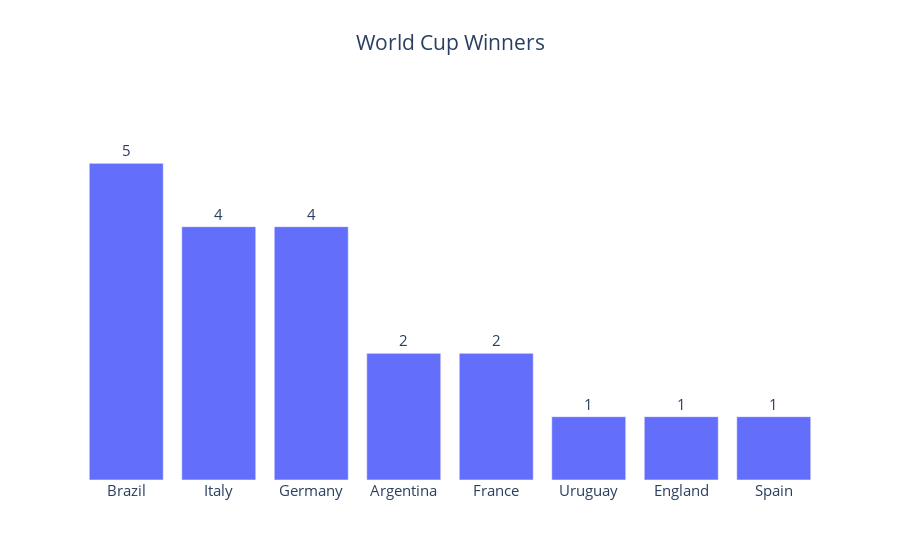

The notebook cell this image was saved under:
### Code cell
# Winners  Histogram
i = max(winner_ranking['count']) + 1
winners_bar = px.bar(winner_ranking, x ='Winners', y = 'count',
                     title = "World Cup Winners",
                     text_auto = True)
winners_bar.update_yaxes(visible = False)
winners_bar.update_layout(xaxis_title ='')
winners_bar.update_layout(yaxis = dict(range = [0,i]))
winners_bar.update_layout(title_x = 0.5, font_size = 15)
winners_bar.update_traces(texttemplate = '%{value:.0f}', textposition = 'outside')

### Figure 1 — Plotly figure (JSON) as saved in the notebook; plotly's stock layout.template omitted (floating-point values rounded to 4 significant figures)
{"data": [{"alignmentgroup": "True", "hovertemplate": "Winners=%{x}<br>count=%{y}<extra></extra>", "legendgroup": "", "marker": {"color": "#636efa", "pattern": {"shape": ""}}, "name": "", "offsetgroup": "", "orientation": "v", "showlegend": false, "textposition": "outside", "texttemplate": "%{value:.0f}", "type": "bar", "x": ["Brazil", "Italy", "Germany", "Argentina", "France", "Uruguay", "England", "Spain"], "xaxis": "x", "y": [5, 4, 4, 2, 2, 1, 1, 1], "yaxis": "y"}], "layout": {"autosize": true, "barmode": "relative", "font": {"size": 15}, "legend": {"tracegroupgap": 0}, "title": {"text": "World Cup Winners", "x": 0.5}, "xaxis": {"anchor": "y", "autorange": true, "domain": [0, 1], "range": [-0.5, 7.5], "title": {"text": ""}, "type": "category"}, "yaxis": {"anchor": "x", "domain": [0, 1], "range": [0, 6], "title": {"text": "count"}, "type": "linear", "visible": false}}}
